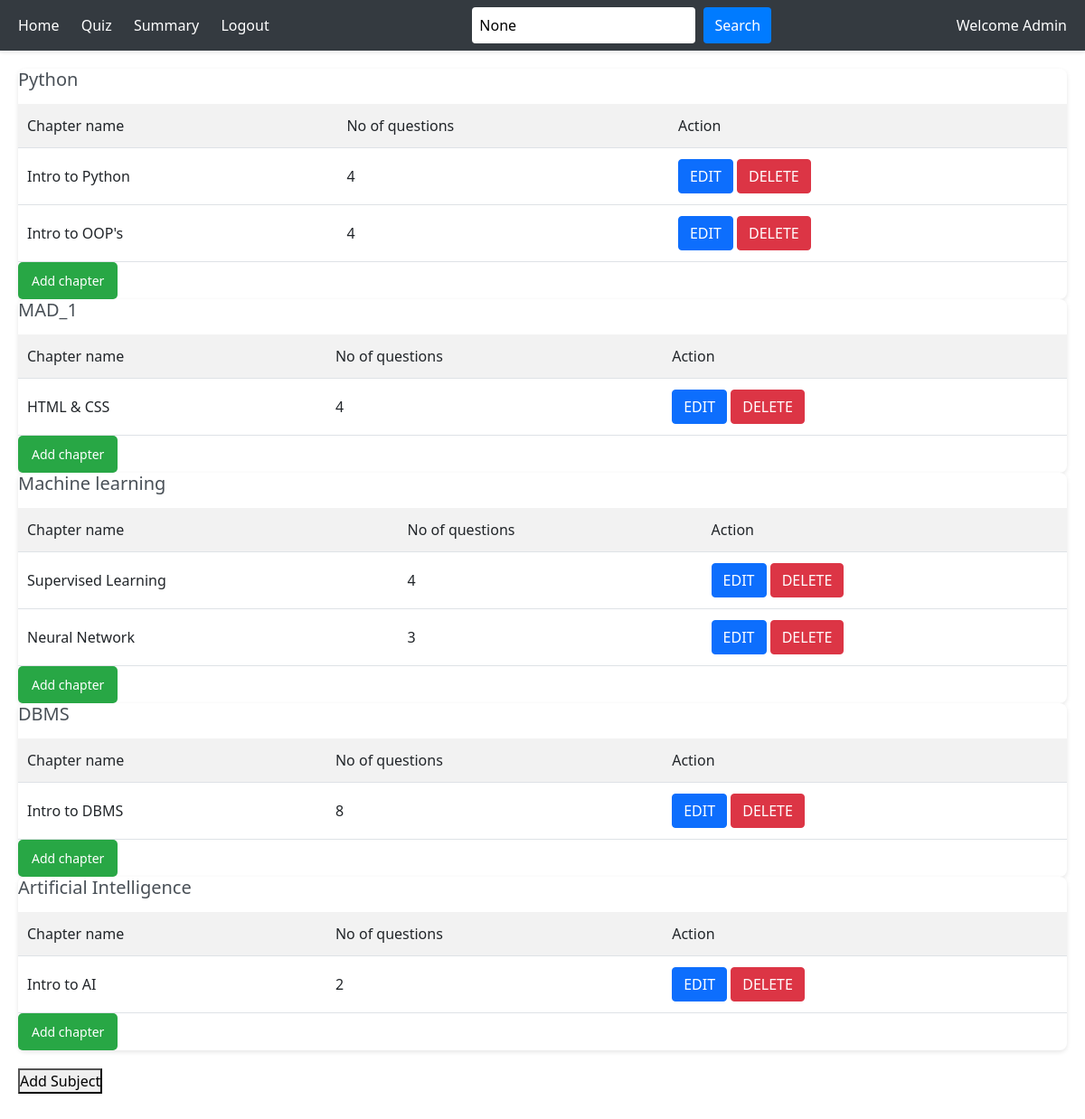
Screenshot of /admin_dashboard (signed in) with the database file from the repository.
### application/models.py (models this page shows)
class Subject(db.Model):
    id = db.Column(db.Integer, primary_key=True)
    name = db.Column(db.String(), nullable=False)
    description = db.Column(db.Text)
    chapters = db.relationship('Chapter', backref='subject', lazy=True)

class Chapter(db.Model):
    id = db.Column(db.Integer, primary_key=True)
    name = db.Column(db.String(), nullable=False)
    description = db.Column(db.Text)
    subject_id = db.Column(db.Integer, db.ForeignKey('subject.id'), nullable=False)
    quizzes = db.relationship('Quiz', backref='chapter', lazy=True, cascade ="all, delete-orphan")

### application/controllers.py (the view)
@app.route("/admin_dashboard", methods=["GET", "POST"])
def admin_dashboard():
    if ("user_id" not in session or User.query.get(session["user_id"]).is_admin != "admin"):
        return redirect(url_for("login"))
    search_query = request.args.get("search_query")
    subjects = (
        Subject.query.filter(Subject.name.ilike(f"%{search_query}%")).all()
        if search_query
        else Subject.query.all()
    )
    quizzes = []
    for subject in subjects:
        chapters = subject.chapters
        for chapter in chapters:
            total_questions = sum(len(quiz.questions) for quiz in chapter.quizzes)
            chapter.question_count = total_questions
            quizzes.extend(
                [
                    quiz
                    for quiz in chapter.quizzes
                    if not search_query or search_query.lower() in quiz.title.lower()
                ]
            )
    return render_template(
        "admin_dash.html", subjects=subjects, quizzes=quizzes, search_query=search_query
    )

### templates/admin_dash.html (shortened to what this page needs)
<!DOCTYPE html>
<html lang="en">
<head>
    <link rel="stylesheet" href="{{url_for('static', filename = 'admin_quizm.css')}}">
    <link href="https://cdn.jsdelivr.net/npm/bootstrap@5.0.2/dist/css/bootstrap.min.css" rel="stylesheet"
>
</head>
</head>
<body>
    <div id="main">
        <div class="navbar">
            <div>
                <a href="">Home</a>
                <a href="{{url_for('quiz_management')}}">Quiz</a>
                <a href="{{url_for('admin_summary')}}">Summary</a>
                <a href="{{ url_for('logout') }}">Logout</a>
            </div>
            <div class="search">
                <form action="{{ url_for('admin_dashboard') }}" method="GET">
                    <input type="text" name="search_query" placeholder="search" value="{{ search_query }}">
                    <button type="submit">Search</button>
                </form>
            </div>
            <div>Welcome Admin</div>
        </div>
        <div class="dashboard">
            {% for subject in subjects  %}
            <div class="subject-container">
                <div class="subject-card">
                    <h3>{{subject.name}} </h3>
                <table class="chapter-table">
                    <tr>
                        <th>Chapter name</th>
                        <th>No of questions </th>
                        <th>Action</th>
                    </tr>
                    {% for chapter in subject.chapters %}
                    <tr>
                        <td>{{ chapter.name }}</td>
                        <td>{{chapter.question_count }}</td>
                        <td>
                            <a href="{{url_for('edit_chapter', chapter_id = chapter.id)}}" class="btn-btn-primary"><button type="submit" class="btn btn-primary">Edit</button></a>
                            <a href="{{url_for('delete_chapter', chapter_id = chapter.id)}}" class="btn-btn-primary"><button type="submit" class="btn btn-danger">Delete</button></a>
                        </td>
                    </tr>
                    {% endfor %}
                </table>
                    <a href="{{url_for('new_chapter', subject_id = subject.id)}}"><button class="add-chapter">Add chapter</button></a>
            </div>
            {% endfor %}
        </div>
    </div>
    <a href="{{url_for('new_subject')}}"><button class="btn-btn-primary"> Add Subject </button></a>
    </body>
</html>

### static/admin_quizm.css (style rules this page uses)
* { margin:0px; padding:0px; box-sizing: border-box; }
body { font-family: Arial,sans-serif; margin:0px; padding:0px; background-color: #f4f6f9; color: #333; }
#main { display:flex; flex-direction : column; min-height: 100vh; }
.navbar { background-color:#343a40; color:white; padding:15px 20px; display:flex; justify-content: space-between; align-items:center; box-shadow: 0 2px 4px rgba(0,0,0,0.1); }
.navbar a { color: #fff; text-decoration:None; margin-right:20px; font-weight: 500; transition: color 0.3s ease; }
.navbar .search { display:flex; align-items:center; }
.navbar input[type="text"] { padding:8px; border:none; border-radius:4px; margin-right: 5px; }
.navbar button { background-color: #007bff; color:white; border:none; padding: 8px 12px; border-radius: 4px; cursor: pointer; transition: background-color 0.3s ease; }
.dashboard { padding:20px; flex-wrap: wrap; justify-content: flex-start; gap:20px; }
.subject-container { flex: 1 1 300px; margin-bottom: 20px; }
.subject-card { background-color: #fff; border:1ps solid #ddd; border-radius:8px; box-shadow: 0 2px 5px rgba(0,0,0,0.1); transition: transform 0.3s ease; height: 100%; display:flex; flex-direction:column; }
.subject-card h3 { font-size: 20px; margin-bottom: 15px; color: #495057; }
.chapter-table th, .chapter-table td { border-bottom: 1px solid #dee2e6; padding: 12px 10px; text-align: left; }
.chapter-table th { background-color: #f2f2f2; font-weight: 500; }
.btn { padding:8px 12px; border: none; border-radius: 4px; cursor:pointer; text-transform: uppercase; font-size: 12px; font-weight: 500; transition: background-color 0.3s ease; text-decoration:none; display:inline-block; }
.btn-primary { background-color: #007bff; color: white; }
.btn-danger { background-color: #6c757d; color: white; }
.add-chapter { background-color: #28a745; color: white; border: none; padding: 10px 15px;; border-radius: 5px; cursor: pointer; font-size: 14px; transition: background-color 0.3s ease; margin-top:auto; }

### rows the page displays
Subject: name "Python"
Chapter: name "Intro to Python", question_count "4"
Chapter: name "Intro to OOP's", question_count "4"
Subject: name "MAD_1"
Chapter: name "HTML & CSS", question_count "4"
Subject: name "Machine learning"
Chapter: name "Supervised Learning", question_count "4"
Chapter: name "Neural Network", question_count "3"
Subject: name "DBMS"
Chapter: name "Intro to DBMS", question_count "8"
Subject: name "Artificial Intelligence"
Chapter: name "Intro to AI", question_count "2"
